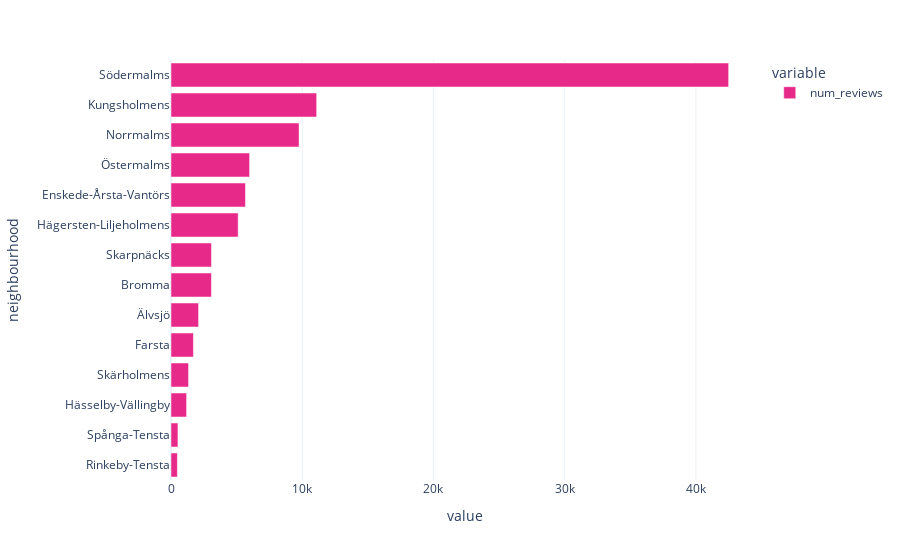

This figure's notebook cell:
### Code cell
fig = px.bar(num_reviews.groupby('neighbourhood')['num_reviews'].sum().sort_values(ascending=True), orientation='h')
fig.update_traces(marker_color=MAIN_COLOR)

### Figure 1 — Plotly figure (JSON) as saved in the notebook; plotly's stock layout.template omitted (floating-point values rounded to 4 significant figures)
{"data": [{"alignmentgroup": "True", "hovertemplate": "variable=num_reviews<br>value=%{x}<br>neighbourhood=%{y}<extra></extra>", "legendgroup": "num_reviews", "marker": {"color": "rgb(231,41,138)", "pattern": {"shape": ""}}, "name": "num_reviews", "offsetgroup": "num_reviews", "orientation": "h", "showlegend": true, "textposition": "auto", "type": "bar", "x": [487, 530, 1189, 1338, 1709, 2102, 3081, 3083, 5118, 5674, 5990, 9758, 11099, 42496], "xaxis": "x", "y": ["Rinkeby-Tensta", "Spånga-Tensta", "Hässelby-Vällingby", "Skärholmens", "Farsta", "Älvsjö", "Bromma", "Skarpnäcks", "Hägersten-Liljeholmens", "Enskede-Årsta-Vantörs", "Östermalms", "Norrmalms", "Kungsholmens", "Södermalms"], "yaxis": "y"}], "layout": {"barmode": "relative", "legend": {"title": {"text": "variable"}, "tracegroupgap": 0}, "margin": {"t": 60}, "xaxis": {"anchor": "y", "domain": [0, 1], "title": {"text": "value"}}, "yaxis": {"anchor": "x", "domain": [0, 1], "title": {"text": "neighbourhood"}}}}
